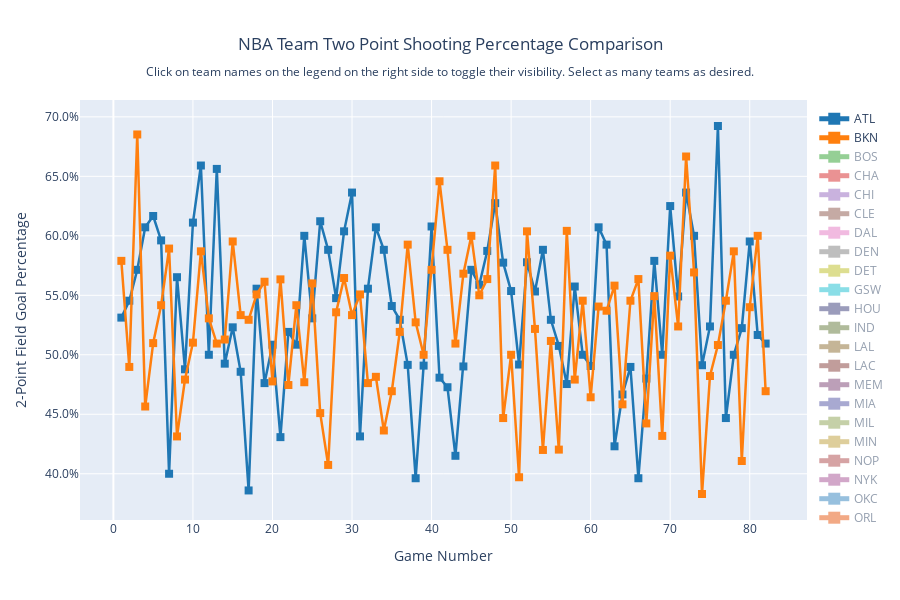

Notebook code for this chart:
### Markdown cell above
<h2> Two Point Comparison Chart </h2>

### Code cell
import plotly.graph_objects as go

fig = go.Figure()

#colors 
colors = [
    '#1f77b4', '#ff7f0e', '#2ca02c', '#d62728', '#9467bd',
    '#8c564b', '#e377c2', '#7f7f7f', '#bcbd22', '#17becf',
    '#393b79', '#637939', '#8c6d31', '#843c39', '#7b4173',
    '#5254a3', '#8ca252', '#bd9e39', '#ad494a', '#a55194',
    '#3182bd', '#e6550d', '#31a354', '#756bb1', '#636363',
    '#6baed6', '#fd8d3c', '#74c476', '#9e9ac8', '#969696'
]

#each color seperate team
for i, team in enumerate(abbreviation):
    team_data = allstats2023[team].copy()
    team_data['Game'] = range(1, len(team_data) + 1)
    
    fig.add_trace(go.Scatter(
        x=team_data['Game'],
        y=team_data['FG2%'],
        name=team,
        mode='lines+markers',
        visible='legendonly',
        line=dict(color=colors[i], width=2.5),
        marker=dict(size=6, color=colors[i])
    ))

#visibility
fig.data[0].visible = True
fig.data[1].visible = True




for trace in fig.data:
    trace.update(
        mode='lines+markers',
        marker=dict(size=8, symbol='square') 
    )

#layout customization
fig.update_layout(
    title={
        'text': 'NBA Team Two Point Shooting Percentage Comparison<br><sub>Click on team names on the legend on the right side to toggle their visibility. Select as many teams as desired.</sub>',
        'x': 0.5,
        'xanchor': 'center'
    },
    xaxis_title='Game Number',
    yaxis_title='2-Point Field Goal Percentage',
    height=600,
    hovermode='x unified',
    legend=dict(
        yanchor="top",
        y=0.99,
        xanchor="left",
        x=1.01,
        itemsizing='constant'
    )
)

fig.update_yaxes(tickformat='.1%')

fig.show()

fig.write_html('nba-viz-site/public/viz/league/team_comparison.html')
